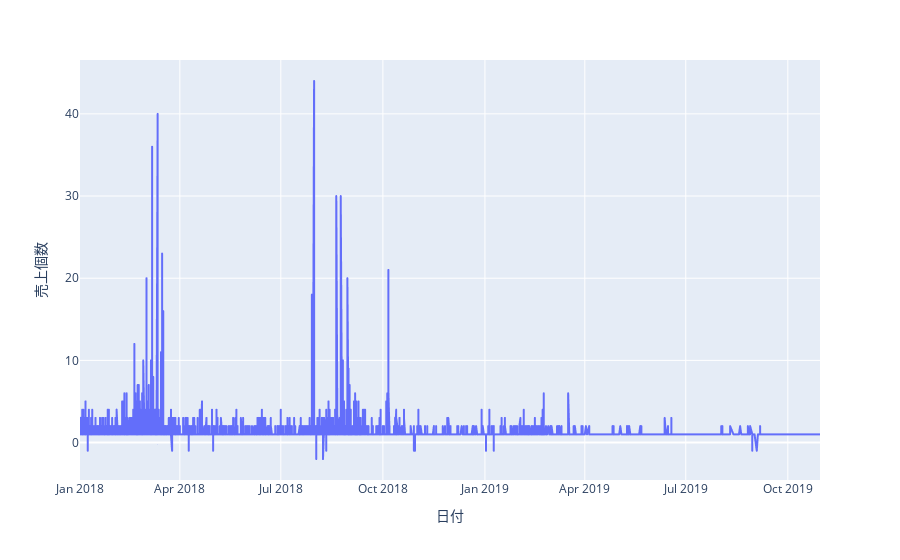

Write notebook code for a chart like this one.
### Code cell
sales_history_df_1100038 = sales_history_df[sales_history_df['商品ID'] == 1100038]
px.line(sales_history_df_1100038, x='日付', y="売上個数")

### Figure 1 — Plotly figure (JSON) as saved in the notebook; plotly's stock layout.template omitted (floating-point values rounded to 4 significant figures; data arrays with more than 128 entries replaced by an {"elided": "..."} marker saying what was removed)
{"data": [{"hovertemplate": "日付=%{x}<br>売上個数=%{y}<extra></extra>", "legendgroup": "", "line": {"color": "#636efa", "dash": "solid"}, "marker": {"symbol": "circle"}, "mode": "lines", "name": "", "showlegend": false, "type": "scattergl", "x": {"elided": "4722 str values"}, "xaxis": "x", "y": {"elided": "4722 int values"}, "yaxis": "y"}], "layout": {"autosize": true, "legend": {"tracegroupgap": 0}, "margin": {"t": 60}, "xaxis": {"anchor": "y", "autorange": true, "domain": [0, 1], "range": ["2018-01-01", "2019-10-30"], "title": {"text": "日付"}, "type": "date"}, "yaxis": {"anchor": "x", "autorange": true, "domain": [0, 1], "range": [-4.556, 46.56], "title": {"text": "売上個数"}, "type": "linear"}}}
